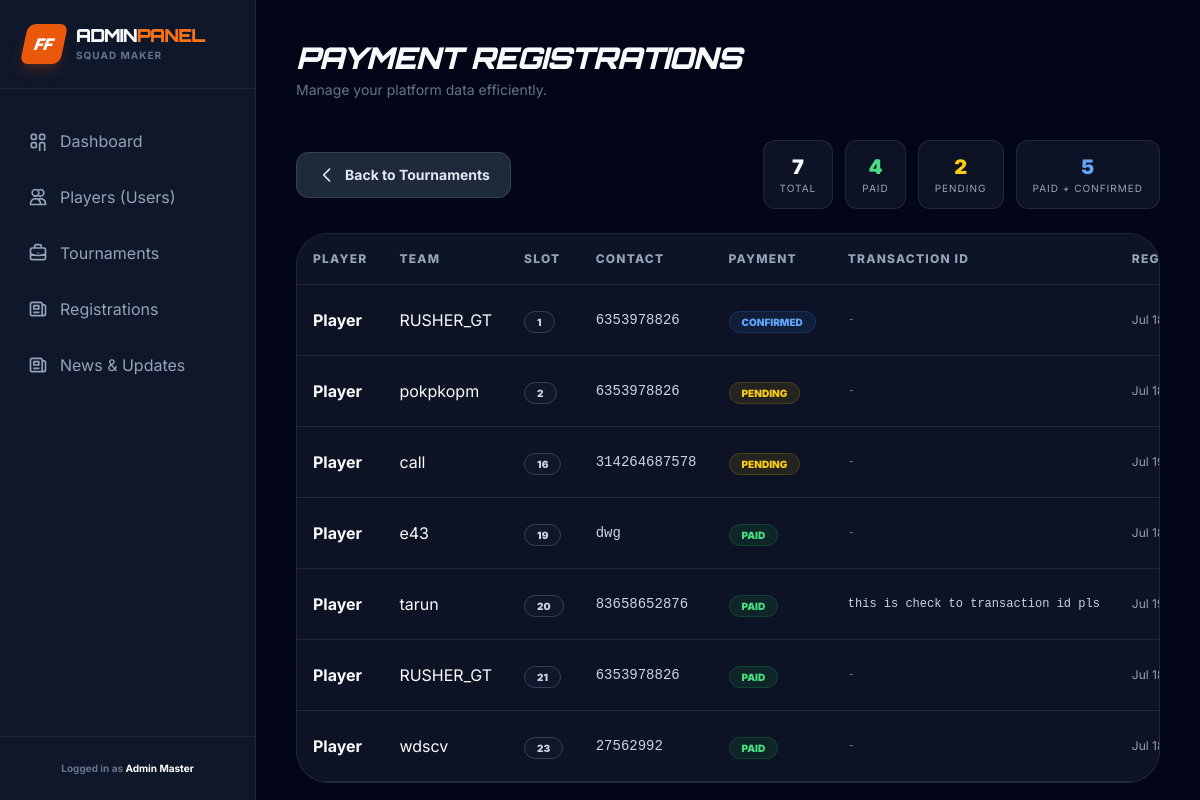
The app's page /manage/tournaments/17/registrations/ with its own data.
### squad/models.py (models this page shows, shortened)
class Tournament(models.Model):
    GAME_MODES = [
        ('BR Rank', 'BR Rank'),
        ('Clash Squad', 'Clash Squad'),
    ]
    TEAM_MODES = [
        ('Solo', 'Solo'),
        ('Duo', 'Duo'),
        ('Squad', 'Squad'),
    ]
    SLOT_RULES = {
        ('BR Rank', 'Solo'): 48,
        ('BR Rank', 'Duo'): 24,
        ('BR Rank', 'Squad'): 12,
        ('Clash Squad', 'Solo'): 2,
        ('Clash Squad', 'Duo'): 2,
        ('Clash Squad', 'Squad'): 2,
    }
    STATUS_CHOICES = [
        ('Today', 'Today'),
        ('Aavti Kale', 'Aavti Kale'),
        ('Param Day', 'Param Day'),
        ('5 Days Pachi', '5 Days Pachi'),
        ('10 Days Pachi', '10 Days Pachi'),
    ]
    title = models.CharField(max_length=200, verbose_name="Tournament Title")
    prize = models.CharField(max_length=50, verbose_name="Win Prize")
    entry_fee = models.CharField(max_length=20, default='Free', verbose_name="Entry Fee")
    per_kill = models.CharField(max_length=20, default='N/A', verbose_name="Per Kill Prize")
    date = models.DateField(verbose_name="Tournament Date")
    time = models.TimeField(verbose_name="Match Time")
    game_mode = models.CharField(max_length=20, choices=GAME_MODES, default='BR Rank', verbose_name="Game Mode")
    mode = models.CharField(max_length=20, choices=TEAM_MODES, default='Solo', verbose_name="Team Mode")
    map_name = models.CharField(max_length=50, default='Bermuda', verbose_name="Map Name")
    status = models.CharField(max_length=20, choices=STATUS_CHOICES, default='Today', verbose_name="Status")
    max_slots = models.PositiveIntegerField(default=48, verbose_name="Maximum Slots")
    description = models.TextField(blank=True, null=True, verbose_name="Tournament Description")
    rules = models.TextField(blank=True, null=True, verbose_name="Custom Rules")
    alert_cancelled = models.BooleanField(default=False, verbose_name="Alert Cancelled")
    created_at = models.DateTimeField(auto_now_add=True)
    updated_at = models.DateTimeField(auto_now=True)
    class Meta:
        verbose_name = "Tournament"
        verbose_name_plural = "Tournaments"
        ordering = ['-date']

class TournamentRegistration(models.Model):
    PAYMENT_STATUS = [
        ('Pending', 'Pending'),
        ('Paid', 'Paid'),
        ('Confirmed', 'Confirmed'),
        ('Cancelled', 'Cancelled'),
    ]
    tournament = models.ForeignKey(Tournament, on_delete=models.CASCADE, related_name='registrations')
    player_name = models.CharField(max_length=100, verbose_name="Player Name")
    team_name = models.CharField(max_length=100, verbose_name="Team Name")
    contact_number = models.CharField(max_length=15, verbose_name="WhatsApp Number")
    slot_number = models.PositiveIntegerField(verbose_name="Team Slot Number")
    payment_status = models.CharField(max_length=20, choices=PAYMENT_STATUS, default='Pending', verbose_name="Payment Status")
    payment_amount = models.CharField(max_length=20, blank=True, null=True, verbose_name="Payment Amount")
    payment_confirmed_at = models.DateTimeField(blank=True, null=True, verbose_name="Payment Confirmed At")
    device_registration_time = models.DateTimeField(blank=True, null=True, verbose_name="User Device Registration Time")
    transaction_id = models.CharField(max_length=100, blank=True, null=True, verbose_name="Transaction ID")
    registered_at = models.DateTimeField(auto_now_add=True)
    notes = models.TextField(blank=True, null=True, verbose_name="Admin Notes")
    class Meta:
        verbose_name = "Tournament Registration"
        verbose_name_plural = "Tournament Registrations"
        ordering = ['-registered_at']
        unique_together = ['tournament', 'slot_number']

### squad/views.py (the view)
# urls.py: path('manage/tournaments/<int:tournament_id>/registrations/', views.tournament_registrations, name='tournament_registrations'),
def tournament_registrations(request, tournament_id):
    tournament = Tournament.objects.get(id=tournament_id)
    registrations = TournamentRegistration.objects.filter(tournament=tournament).order_by('slot_number', '-registered_at')
    confirmed_statuses = ['Confirmed', 'Paid']
    context = {
        'tournament': tournament,
        'registrations': registrations,
        'paid_count': registrations.filter(payment_status='Paid').count(),
        'pending_count': registrations.filter(payment_status='Pending').count(),
        'confirmed_count': registrations.filter(payment_status__in=confirmed_statuses).count(),
    }
    return render(request, 'admin/tournament_registrations.html', context)

### templates/admin/tournament_registrations.html (shortened to what this page needs)
{% extends 'admin/base.html' %}
{% block page_title %}{{ tournament.title }} Registrations{% endblock %}
{% block content %}
<div class="mb-6 flex flex-col md:flex-row md:items-center md:justify-between gap-4">
    <a href="{% url 'tournament_list' %}" class="inline-flex items-center gap-2 bg-slate-800 hover:bg-slate-700 text-slate-200 px-5 py-3 rounded-xl font-bold text-sm transition border border-slate-700">
        <svg class="w-5 h-5" fill="none" stroke="currentColor" viewBox="0 0 24 24"><path stroke-linecap="round" stroke-linejoin="round" stroke-width="2" d="M15 19l-7-7 7-7" /></svg>
        Back to Tournaments
    </a>
    <div class="flex gap-3">
        <div class="bg-slate-800/40 px-4 py-3 rounded-xl border border-slate-700/50 text-center">
            <p class="text-xl font-black">{{ registrations.count }}</p>
            <p class="text-[10px] uppercase tracking-widest text-slate-400">Total</p>
        </div>
        <div class="bg-slate-800/40 px-4 py-3 rounded-xl border border-slate-700/50 text-center">
            <p class="text-xl font-black text-green-400">{{ paid_count }}</p>
            <p class="text-[10px] uppercase tracking-widest text-slate-400">Paid</p>
        </div>
        <div class="bg-slate-800/40 px-4 py-3 rounded-xl border border-slate-700/50 text-center">
            <p class="text-xl font-black text-yellow-400">{{ pending_count }}</p>
            <p class="text-[10px] uppercase tracking-widest text-slate-400">Pending</p>
        </div>
        <div class="bg-slate-800/40 px-4 py-3 rounded-xl border border-slate-700/50 text-center">
            <p class="text-xl font-black text-blue-400">{{ confirmed_count }}</p>
            <p class="text-[10px] uppercase tracking-widest text-slate-400">Paid + Confirmed</p>
        </div>
    </div>
</div>
<div class="bg-slate-800/40 border border-slate-700/50 rounded-[2rem] overflow-hidden">
    <div class="overflow-x-auto">
        <table class="w-full whitespace-nowrap">
            <thead class="bg-slate-900/50">
                <tr>
                    <th>Player</th>
                    <th>Team</th>
                    <th>Slot</th>
                    <th>Contact</th>
                    <th>Payment</th>
                    <th>Transaction ID</th>
                    <th>Registered</th>
                </tr>
            </thead>
            <tbody>
                {% for reg in registrations %}
                <tr>
                    <td class="font-bold">{{ reg.player_name }}</td>
                    <td>{{ reg.team_name }}</td>
                    <td>
                        <span class="bg-slate-900 text-slate-300 px-3 py-1 rounded-full text-[10px] font-black uppercase border border-slate-700">{{ reg.slot_number }}</span>
                    </td>
                    <td class="text-sm font-mono text-slate-300">{{ reg.contact_number }}</td>
                    <td>
                        {% if reg.payment_status == 'Paid' %}
                            <span class="bg-green-500/10 text-green-400 px-3 py-1 rounded-full text-[10px] font-black uppercase border border-green-500/20">Paid</span>
                        {% elif reg.payment_status == 'Pending' %}
                            <span class="bg-yellow-500/10 text-yellow-400 px-3 py-1 rounded-full text-[10px] font-black uppercase border border-yellow-500/20">Pending</span>
                        {% elif reg.payment_status == 'Confirmed' %}
                            <span class="bg-blue-500/10 text-blue-400 px-3 py-1 rounded-full text-[10px] font-black uppercase border border-blue-500/20">Confirmed</span>
                        {% else %}
                            <span class="bg-slate-700 text-slate-300 px-3 py-1 rounded-full text-[10px] font-black uppercase">{{ reg.payment_status }}</span>
                        {% endif %}
                    </td>
                    <td class="text-xs font-mono text-slate-300">
                        {% if reg.transaction_id %}
                            {{ reg.transaction_id }}
                        {% else %}
                            <span class="text-slate-500">-</span>
                        {% endif %}
                    </td>
                    <td class="text-xs text-slate-400">{{ reg.registered_at|date:"M d, Y" }}</td>
                </tr>
                {% empty %}
                <tr>
                    <td colspan="8" class="p-10 text-center text-slate-500">No registrations found for this tournament.</td>
                </tr>
                {% endfor %}
            </tbody>
        </table>
    </div>
</div>
{% endblock %}

### templates/admin/base.html (style rules this page uses)
body { background-color: #0f172a; color: #f8fafc; font-family: 'Inter', sans-serif; overflow-x: hidden; }
td, th { padding: 1rem; text-align: left; border-bottom: 1px solid rgba(51, 65, 85, 0.5); }
th { font-size: 0.75rem; text-transform: uppercase; letter-spacing: 0.1em; color: #94a3b8; font-weight: 800; }

### records on screen
Tournament: title "PAYMENT"
TournamentRegistration: player_name "Player", team_name "RUSHER_GT", slot_number "1", contact_number "6353978826", payment_status "CONFIRMED", registered_at "Jul…"
TournamentRegistration: player_name "Player", team_name "pokpkopm", slot_number "2", contact_number "6353978826", payment_status "PENDING", registered_at "Jul…"
TournamentRegistration: player_name "Player", team_name "call", slot_number "16", contact_number "314264687578", payment_status "PENDING", registered_at "Jul…"
TournamentRegistration: player_name "Player", team_name "e43", slot_number "19", contact_number "dwg", payment_status "PAID", registered_at "Jul…"
TournamentRegistration: player_name "Player", team_name "tarun", slot_number "20", contact_number "83658652876", payment_status "PAID", transaction_id "this is check to transaction id pls", registered_at "Jul…"
TournamentRegistration: player_name "Player", team_name "RUSHER_GT", slot_number "21", contact_number "6353978826", payment_status "PAID", registered_at "Jul…"
TournamentRegistration: player_name "Player", team_name "wdscv", slot_number "23", contact_number "27562992", payment_status "PAID", registered_at "Jul…"

### other values on screen
{{ registrations.count }} "7"
{{ paid_count }} "4"
{{ pending_count }} "2"
{{ confirmed_count }} "5"
